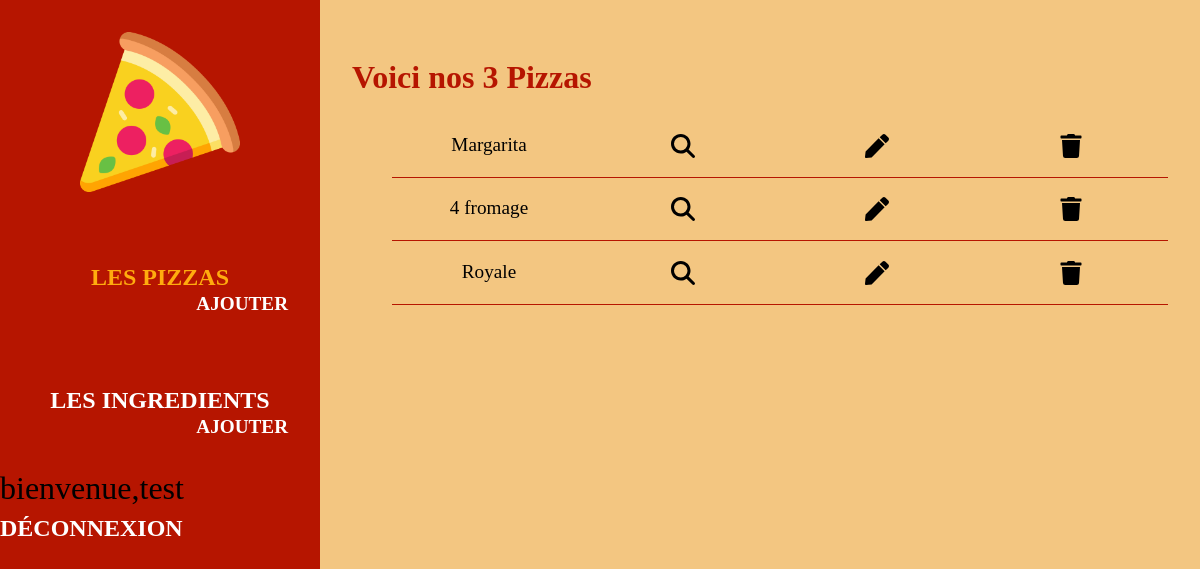
/pizzas/ (signed in), run on the app's committed database.
### applipizza/models.py (models this page shows, shortened)
class Pizza(models.Model):
    idPizza = models.AutoField(primary_key=True)
    nomPizza = models.CharField(max_length=50, verbose_name="Nom de la pizza")
    prixPizza = models.DecimalField(max_digits=4, decimal_places=2, verbose_name="Prix de la pizza")

### applipizza/views.py (the view)
# urls.py: path('', views.pizzas, name='pizzas'),
def pizzas(request):
    lesPizzas = Pizza.objects.all()
    return render(request, 'applipizza/pizzas.html', {'pizzas': lesPizzas})

### applipizza/templates/applipizza/pizzas.html (shortened to what this page needs)
{% extends 'applipizza/base.html' %}
{% block content %}
    {% load static %}
    {% if pizzas|length > 0 %}
        <h2 class="title">Voici nos {{ pizzas|length }} Pizzas </h2>
        <ul>
            {% for p in pizzas %}
                <li class="li-pizzas">{{ p.nomPizza|capfirst }}
                    <a class="link-details" href="/pizzas/{{ p.idPizza }}/">
                        <img src="{% static 'applipizza/img/magnifying-glass-solid.svg' %}" alt="logo_magnifying-glass">
                    </a>
                    {% if user.is_authenticated %}
                        <a class="link-details" href="/pizzas/{{ p.idPizza }}/update/">
                            <img src="{% static 'applipizza/img/pen-solid.svg' %}" alt="logo_pen">
                        </a>
                        <a class="link-details" href="/pizzas/{{ p.idPizza }}/delete/">
                            <img src="{% static 'applipizza/img/trash-solid.svg' %}" alt="logo_pen">
                        </a>
                    {% endif %}
                </li>
            {% endfor %}
        </ul>
    {% else %}
        <h2 class="title">Aucune pizza n'est disponible</h2>
    {% endif %}
{% endblock %}

### applipizza/templates/applipizza/base.html (shortened to what this page needs)
{% load static %}
<!doctype html>
<html lang="en">
<head>
    <link rel="stylesheet" href="{% static 'applipizza/css/styles.css' %}">
</head>
<body>
<header>
    <div id="logo">
        <img src="{% static 'applipizza/img/pizza.png' %}" alt='logo_pizza'>
    </div>
    <nav>
        <div class="nav_section">
            <div class="nav_main">
                <a href="/pizzas/" {% if request.path == '/pizzas/' %}class="active"{% endif %}>Les Pizzas</a>
            </div>
            {% if user.is_authenticated %}
                <div class="nav_sub">
                    <a href="/pizzas/add/" {% if request.path == '/pizzas/add/' %}class="active"{% endif %}>Ajouter</a>
                </div>
            {% endif %}
        </div>
        <div class="nav_section">
            <div class="nav_main">
                <a href="/ingredients/" {% if request.path == '/ingredients/' %}class="active"{% endif %}>Les
                    Ingredients</a>
            </div>
            {% if user.is_authenticated %}
                <div class="nav_sub">
                    <a href="/ingredients/add/" {% if request.path == '/ingredients/add/' %}class="active"{% endif %}>Ajouter</a>
                </div>
            {% endif %}
        </div>
        {% if user.is_authenticated %}
            <div id='logout'>
                <span>bienvenue,{{ user }}</span>
                <a href="{% url 'logout' %}">Déconnexion</a>
            </div>
        {% else %}
            <div id='login'>
                <a href="{% url 'login' %}">Connexion</a>
            </div>
        {% endif %}
    </nav>
</header>
<main>
    {% block content %}{% endblock %}
</main>
</body>
</html>

### applipizza/static/applipizza/css/styles.css (style rules this page uses)
:root { --primary-red : #B61500; --primary-yellow : #ffac0e; --primary-orange : #dc6b29; --seconday : #f3c681; --white : #fff; --seconday-orange : #efb763; }
html { font-family : Poppins, serif; width : 100%; height : 100%; }
html::after { content : "Appli Pizza"; font-size : 1.5rem; display : block; position : absolute; bottom : 1em; right : 1em; }
body { margin : 0; padding : 0; display : grid; grid-template-columns : 20em 1fr; grid-template-rows : 5em 1fr; grid-template-areas : "header header" "content content"; }
header { width : 20em; height : 100vh; background-color : var(--primary-red); padding : 2rem 0; box-sizing : border-box; }
header #logo { width : 100%; display : flex; align-items : center; justify-content : center; }
header #logo img { width : 10em; height : 10em; animation : bound 2s ease-in-out infinite; }
header nav { margin-top : 2rem; font-size : 2rem; display : flex; align-items : center; justify-content : center; flex-direction : column; }
header nav a { color : var(--white); text-decoration : none; font-weight : bold; text-transform : uppercase; transition : color 0.3s; font-size : 1.5rem; }
header nav a:hover, header nav a.active { color : var(--primary-yellow); }
header nav .nav_section { width : 100%; display : flex; flex-direction : column; justify-content : center; align-items : center; padding : 1em 0; }
header nav .nav_sub a { font-size : 1.2rem; }
header nav .nav_sub { display : flex; align-items : flex-end; justify-content : center; flex-direction : column; width : 100%; padding : 0 1em; box-sizing : border-box; }
main { height : 100vh; width : 100%; background-color : var(--seconday); padding : 2rem; box-sizing : border-box; }
.title { font-size : 2rem; font-weight : 700; color : var(--primary-red); margin-bottom : 1rem; }
a.link-details { color : var(--primary-red); text-decoration : none; font-weight : 600; transition : color 0.3s; display : flex; align-items : center; justify-content : center; }
.li-pizzas { display : grid; grid-template-columns : repeat(4, 1fr); padding : 1em 0; text-align : center; border-bottom : 1px solid var(--primary-red); width : 100%; }
.li-pizzas img { width : 1.5rem; height : 1.5rem; }
main ul { font-size : 1.2em; }

### data on the page
Pizza: nomPizza "Margarita"
Pizza: nomPizza "4 fromage"
Pizza: nomPizza "Royale"

### other printed values
{{ user }} "test"
{{ pizzas|length }} "3"
